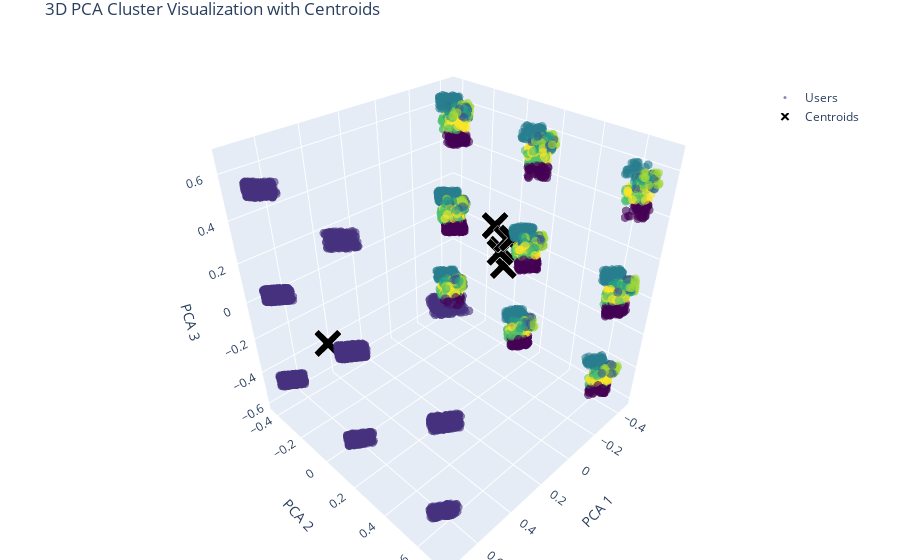

Notebook cell for this chart:
### Code cell
import plotly.graph_objs as go

# Create a 3D scatter plot for users
fig = go.Figure()

fig.add_trace(go.Scatter3d(
    x=pca_3d_data[:, 0],
    y=pca_3d_data[:, 1],
    z=pca_3d_data[:, 2],
    mode='markers',
    marker=dict(
        size=3,
        color=cluster_labels,  # output from KMeans
        colorscale='Viridis',
        opacity=0.6
    ),
    name='Users'
))

# Add centroids
fig.add_trace(go.Scatter3d(
    x=centroids_3d[:, 0],
    y=centroids_3d[:, 1],
    z=centroids_3d[:, 2],
    mode='markers',
    marker=dict(
        size=10,
        color='black',
        symbol='x',
        line=dict(width=2, color='white')
    ),
    name='Centroids'
))

# Layout
fig.update_layout(
    title='3D PCA Cluster Visualization with Centroids',
    scene=dict(
        xaxis_title='PCA 1',
        yaxis_title='PCA 2',
        zaxis_title='PCA 3'
    ),
    legend=dict(x=0.85, y=0.9),
    margin=dict(l=0, r=0, b=0, t=30)
)

fig.show()

### Figure 1 — Plotly figure (JSON) as saved in the notebook; plotly's stock layout.template omitted (floating-point values rounded to 4 significant figures; data arrays with more than 128 entries replaced by an {"elided": "..."} marker saying what was removed)
{"data": [{"marker": {"color": {"elided": "10000 int values"}, "colorscale": [[0, "#440154"], [0.1111, "#482878"], [0.2222, "#3e4989"], [0.3333, "#31688e"], [0.4444, "#26828e"], [0.5556, "#1f9e89"], [0.6667, "#35b779"], [0.7778, "#6ece58"], [0.8889, "#b5de2b"], [1, "#fde725"]], "opacity": 0.6, "size": 3}, "mode": "markers", "name": "Users", "type": "scatter3d", "x": {"elided": "10000 float values"}, "y": {"elided": "10000 float values"}, "z": {"elided": "10000 float values"}}, {"marker": {"color": "black", "line": {"color": "white", "width": 2}, "size": 10, "symbol": "x"}, "mode": "markers", "name": "Centroids", "type": "scatter3d", "x": [-0.3959, 0.691, -0.3904, -0.3735, -0.37, -0.3663, -0.3678, -0.3831], "y": [-0.01279, 0.005239, 0.009525, -0.06112, 0.02298, -0.01538, 0.05674, -0.01716], "z": [-0.1341, -0.001393, 0.03214, 0.08667, 0.04514, -0.04381, 0.06728, -0.03414]}], "layout": {"legend": {"x": 0.85, "y": 0.9}, "margin": {"b": 0, "l": 0, "r": 0, "t": 30}, "scene": {"xaxis": {"title": {"text": "PCA 1"}}, "yaxis": {"title": {"text": "PCA 2"}}, "zaxis": {"title": {"text": "PCA 3"}}}, "title": {"text": "3D PCA Cluster Visualization with Centroids"}}}
